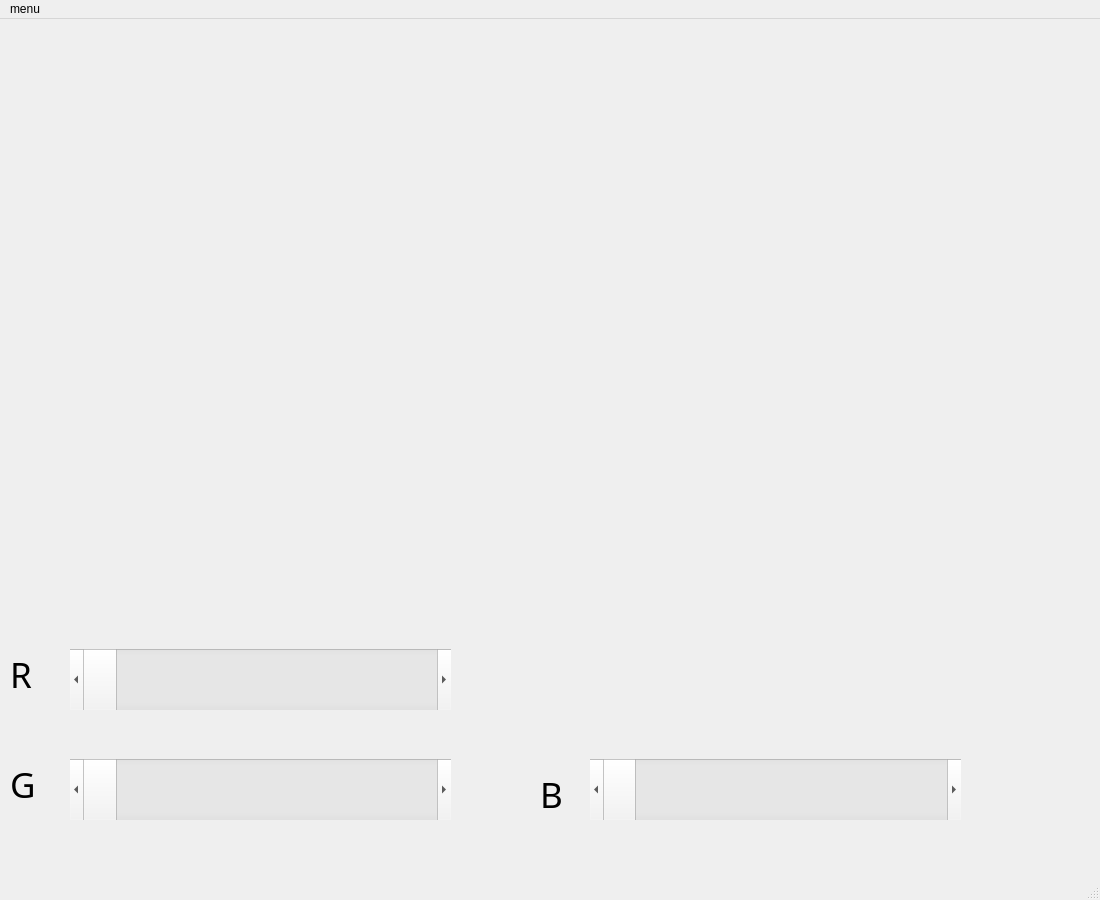
<?xml version="1.0" encoding="UTF-8"?>
<ui version="4.0">
 <class>MainWindow</class>
 <widget class="QMainWindow" name="MainWindow">
  <property name="geometry">
   <rect>
    <x>0</x>
    <y>0</y>
    <width>1100</width>
    <height>900</height>
   </rect>
  </property>
  <property name="windowTitle">
   <string>MainWindow</string>
  </property>
  <widget class="QWidget" name="centralwidget">
   <widget class="QScrollBar" name="RR">
    <property name="geometry">
     <rect>
      <x>70</x>
      <y>630</y>
      <width>381</width>
      <height>61</height>
     </rect>
    </property>
    <property name="orientation">
     <enum>Qt::Horizontal</enum>
    </property>
   </widget>
   <widget class="QLabel" name="R">
    <property name="geometry">
     <rect>
      <x>10</x>
      <y>620</y>
      <width>31</width>
      <height>71</height>
     </rect>
    </property>
    <property name="font">
     <font>
      <family>Adobe Arabic</family>
      <pointsize>26</pointsize>
     </font>
    </property>
    <property name="text">
     <string>R</string>
    </property>
   </widget>
   <widget class="QScrollBar" name="GG">
    <property name="geometry">
     <rect>
      <x>70</x>
      <y>740</y>
      <width>381</width>
      <height>61</height>
     </rect>
    </property>
    <property name="orientation">
     <enum>Qt::Horizontal</enum>
    </property>
   </widget>
   <widget class="QLabel" name="G">
    <property name="geometry">
     <rect>
      <x>10</x>
      <y>730</y>
      <width>31</width>
      <height>71</height>
     </rect>
    </property>
    <property name="font">
     <font>
      <family>Adobe Arabic</family>
      <pointsize>26</pointsize>
     </font>
    </property>
    <property name="text">
     <string>G</string>
    </property>
   </widget>
   <widget class="QScrollBar" name="BB">
    <property name="geometry">
     <rect>
      <x>590</x>
      <y>740</y>
      <width>371</width>
      <height>61</height>
     </rect>
    </property>
    <property name="orientation">
     <enum>Qt::Horizontal</enum>
    </property>
   </widget>
   <widget class="QLabel" name="B">
    <property name="geometry">
     <rect>
      <x>540</x>
      <y>740</y>
      <width>31</width>
      <height>71</height>
     </rect>
    </property>
    <property name="font">
     <font>
      <family>Adobe Arabic</family>
      <pointsize>26</pointsize>
     </font>
    </property>
    <property name="text">
     <string>B</string>
    </property>
   </widget>
   <widget class="QLabel" name="color">
    <property name="geometry">
     <rect>
      <x>551</x>
      <y>634</y>
      <width>411</width>
      <height>81</height>
     </rect>
    </property>
    <property name="text">
     <string/>
    </property>
   </widget>
  </widget>
  <widget class="QMenuBar" name="menubar">
   <property name="geometry">
    <rect>
     <x>0</x>
     <y>0</y>
     <width>1100</width>
     <height>26</height>
    </rect>
   </property>
   <widget class="QMenu" name="menumenu">
    <property name="title">
     <string>menu</string>
    </property>
    <addaction name="actionpath"/>
    <addaction name="actionexit"/>
   </widget>
   <addaction name="menumenu"/>
  </widget>
  <widget class="QStatusBar" name="statusbar"/>
  <action name="actionpath">
   <property name="text">
    <string>path</string>
   </property>
  </action>
  <action name="actionexit">
   <property name="text">
    <string>exit</string>
   </property>
  </action>
 </widget>
 <resources/>
 <connections/>
</ui>
